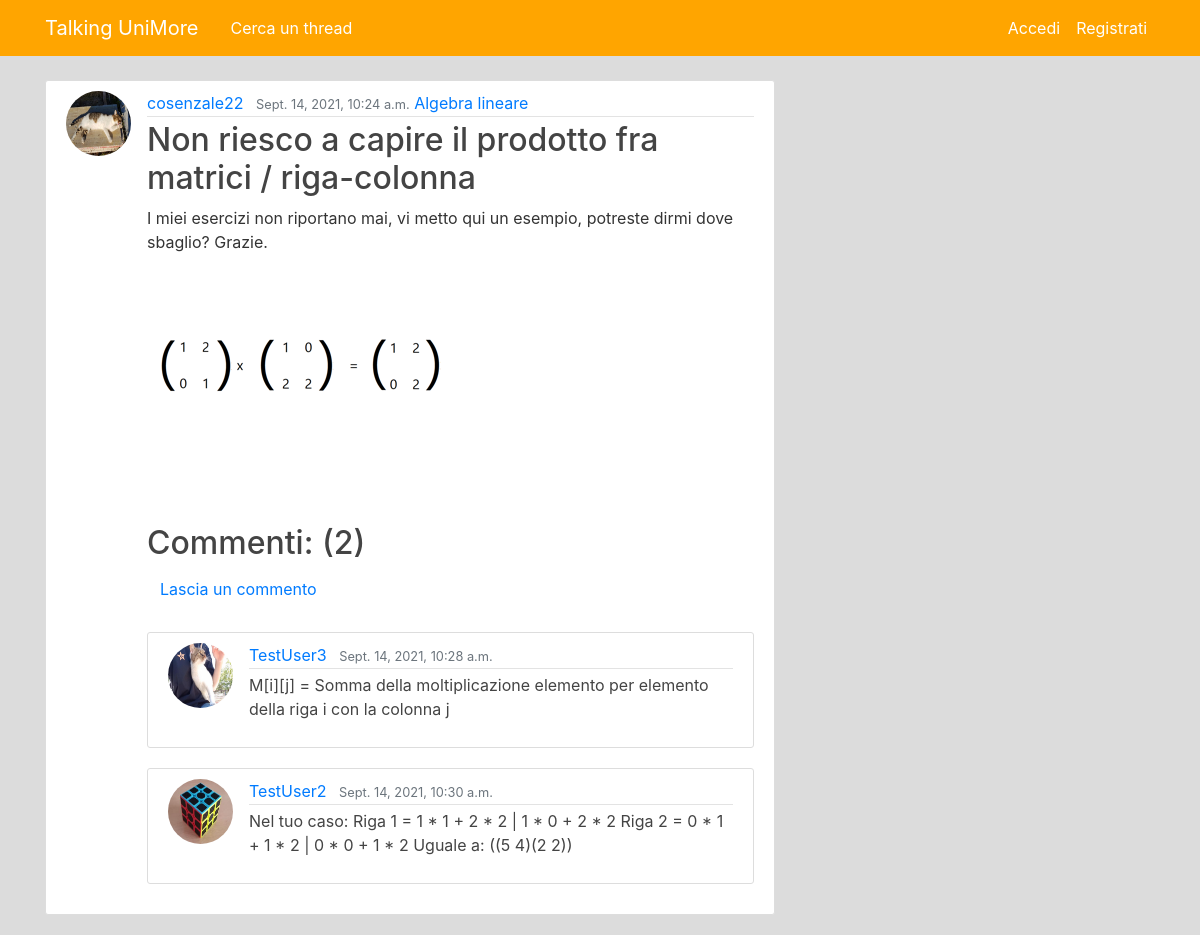
Screenshot of /post/8 with the database file from the repository.
### blog/models.py (models this page shows, shortened)
class Post(models.Model):
    title = models.CharField(max_length=100)
    content = models.TextField(blank=True)
    date_posted = models.DateTimeField(default=timezone.now)
    author = models.ForeignKey(User, on_delete=models.CASCADE)
    image = models.ImageField(blank=True, upload_to='pics')
    type = models.ForeignKey(Type, on_delete=models.CASCADE, related_name='post_type')
    thread = models.ForeignKey(Thread, on_delete=models.CASCADE, related_name='post_thread')
    like = models.ManyToManyField(User, related_name='post_like')
    dislike = models.ManyToManyField(User, related_name='post_dislike')
    reputazione = models.IntegerField(default=0)
    def __init__(self, *args, **kwargs):
        super().__init__(*args, **kwargs)
        self.karma2 = 0
    def total_likes(self):
        return self.like.count()
    def total_dislikes(self):
        return self.dislike.count()

class Thread(models.Model):
    thread = models.CharField(max_length=100)
    periodo = models.CharField(choices={
        ('Primo anno', 'Primo anno'),
        ('Secondo anno', 'Secondo anno'),
        ('Terzo anno', 'Terzo anno'),
        ('Facoltativi', 'Facoltativi')
    }, max_length=100, default='Primo anno')
    def __str__(self):
        return self.thread

class Comment(models.Model):
    post = models.ForeignKey(Post, on_delete=models.CASCADE, related_name='post_comment')
    author = models.ForeignKey(User, on_delete=models.CASCADE)
    content = models.TextField()
    date_posted = models.DateTimeField(default=timezone.now)

### users/models.py (models this page shows, shortened)
class Profile(models.Model):
    user = models.OneToOneField(User, unique=True, related_name="user_profile", on_delete=models.CASCADE)
    image = models.ImageField(default='default.jpg', upload_to='profile_pics')
    threads = models.ManyToManyField(Thread, related_name='user_thread')

### blog/views.py (the view)
# urls.py: path('post/<int:pk>', PostDetailView.as_view(), name='post-detail'),  # la PrimaryKey di un post è un int
class PostDetailView(DetailView):
    model = Post
    template_name = 'blog/post_detail.html'
    def get_context_data(self, **kwargs):
        context = super(PostDetailView, self).get_context_data()
        user = get_object_or_404(Post, id=self.kwargs['pk'])
        n_like = user.total_likes()
        n_dislike = user.total_dislikes()
        liked = False
        disliked = False
        if user.like.filter(id=self.request.user.id).exists():
            liked = True
        if user.dislike.filter(id=self.request.user.id).exists():
            disliked = True
        context["n_like"] = n_like
        context["liked"] = liked
        context["n_dislike"] = n_dislike
        context["disliked"] = disliked
        return context

### blog/templates/blog/post_detail.html (shortened to what this page needs)
{% extends "blog/base.html" %}
{% load tz %}
{% block content %}
    <article class="media content-section">
        <img class="rounded-circle article-img" src="{{ object.author.user_profile.image.url }}">
        <div class="media-body">
            <div class="article-metadata">
                <a class="mr-2"
                   href="{% url 'user-posts' post.author.username '-date_posted' %}">{{ object.author.username }}</a>
                <small class="text-muted">{{ object.date_posted | localtime }}</small>
                <a class="mr-2" href="{% url 'blog-thread' post.thread '-date_posted' %}">{{ object.thread }}</a>
            </div>
            <h2 class="article-title">{{ object.title }}</h2>
            <p class="article-content">{{ object.content }}</p>
            {% if post.image %}
                <div><img src="{{ post.image.url }}" alt="img"></div>
            {% endif %}
            <br><br>
            <h2 class="article-title">Commenti: ({{ post.post_comment.count }})</h2>
            <a class="btn btn-link" href="{% url 'comment-create' post.id %}">Lascia un commento</a>
            <br><br>
            {% if post.post_comment.all %}
                {% for comment in post.post_comment.all %}
                    <article class="media content-section">
                        <img class="rounded-circle article-img" src="{{ comment.author.user_profile.image.url }}">
                        <div class="media-body">
                            <div class="article-metadata">
                                <a class="mr-2"
                                   href="{% url 'user-posts' comment.author.username '-date_posted' %}">{{ comment.author.username }}</a>
                                <small class="text-muted">{{ comment.date_posted | localtime }}</small>
                            </div>
                            <p class="article-title">{{ comment.content }}</p>
                        </div>
                    </article>
                {% endfor %}
            {% endif %}
        </div>
    </article>
{% endblock content %}

### blog/static/blog/main.css (style rules this page uses)
body { background: gainsboro; color: #333333; margin-top: 5rem; }
h1, h2, h3, h4, h5, h6 { color: #444444; }
.content-section { background: #ffffff; padding: 10px 20px; border: 1px solid #dddddd; border-radius: 3px; margin-bottom: 20px; }
.article-title { color: #444444; }
.article-content { white-space: pre-line; }
.article-img { height: 65px; width: 65px; margin-right: 16px; }
.article-metadata { padding-bottom: 1px; margin-bottom: 4px; border-bottom: 1px solid #e3e3e3 }

### rows the page displays
Post: author.user_profile.image (picture), author.username "cosenzale22", date_posted "Sept. 14, 2021, 10:24 a.m.", thread "Algebra lineare", title "Non riesco a capire il prodotto fra matrici / riga-colonna", content "I miei esercizi non riportano mai, vi metto qui un esempio, potreste dirmi dove sbaglio? Grazie.", image (picture), post_comment.count "2"
Comment: author.user_profile.image (picture), author.username "TestUser3", date_posted "Sept. 14, 2021, 10:28 a.m.", content "M[i][j] = Somma della moltiplicazione elemento per elemento della riga i con la colonna j"
Comment: author.user_profile.image (picture), author.username "TestUser2", date_posted "Sept. 14, 2021, 10:30 a.m.", content "Nel tuo caso: Riga 1 = 1 * 1 + 2 * 2 | 1 * 0 + 2 * 2 Riga 2 = 0 * 1 + 1 * 2 | 0 * 0 + 1 * 2 Uguale a: ((5 4)(2 2))"
